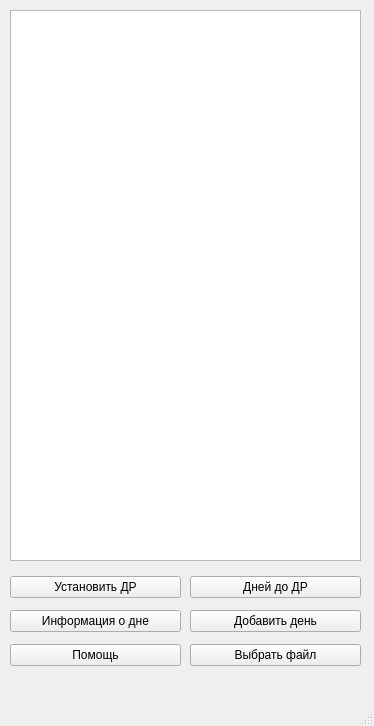
<?xml version="1.0" encoding="UTF-8"?>
<ui version="4.0">
 <class>MainWindow</class>
 <widget class="QMainWindow" name="MainWindow">
  <property name="geometry">
   <rect>
    <x>0</x>
    <y>0</y>
    <width>374</width>
    <height>726</height>
   </rect>
  </property>
  <property name="windowTitle">
   <string>MainWindow</string>
  </property>
  <widget class="QWidget" name="centralwidget">
   <widget class="QWidget" name="layoutWidget">
    <property name="geometry">
     <rect>
      <x>10</x>
      <y>10</y>
      <width>351</width>
      <height>551</height>
     </rect>
    </property>
    <layout class="QVBoxLayout" name="verticalLayout">
     <item>
      <widget class="QTableView" name="tableView">
       <property name="font">
        <font>
         <pointsize>10</pointsize>
        </font>
       </property>
       <property name="autoFillBackground">
        <bool>false</bool>
       </property>
       <property name="frameShadow">
        <enum>QFrame::Sunken</enum>
       </property>
       <property name="lineWidth">
        <number>5</number>
       </property>
       <property name="midLineWidth">
        <number>2</number>
       </property>
       <property name="gridStyle">
        <enum>Qt::SolidLine</enum>
       </property>
       <property name="sortingEnabled">
        <bool>false</bool>
       </property>
      </widget>
     </item>
    </layout>
   </widget>
   <widget class="QWidget" name="verticalLayoutWidget">
    <property name="geometry">
     <rect>
      <x>10</x>
      <y>570</y>
      <width>171</width>
      <height>103</height>
     </rect>
    </property>
    <layout class="QVBoxLayout" name="verticalLayout_2">
     <item>
      <widget class="QPushButton" name="birthButton">
       <property name="text">
        <string>Установить ДР</string>
       </property>
      </widget>
     </item>
     <item>
      <widget class="QPushButton" name="infoButton">
       <property name="enabled">
        <bool>true</bool>
       </property>
       <property name="text">
        <string>Информация о дне</string>
       </property>
      </widget>
     </item>
     <item>
      <widget class="QPushButton" name="helpButton">
       <property name="text">
        <string>Помощь</string>
       </property>
      </widget>
     </item>
    </layout>
   </widget>
   <widget class="QWidget" name="verticalLayoutWidget_2">
    <property name="geometry">
     <rect>
      <x>190</x>
      <y>570</y>
      <width>171</width>
      <height>103</height>
     </rect>
    </property>
    <layout class="QVBoxLayout" name="verticalLayout_3">
     <item>
      <widget class="QPushButton" name="daysToBirthButton">
       <property name="text">
        <string>Дней до ДР</string>
       </property>
      </widget>
     </item>
     <item>
      <widget class="QPushButton" name="addDayButton">
       <property name="text">
        <string>Добавить день</string>
       </property>
      </widget>
     </item>
     <item>
      <widget class="QPushButton" name="choseFile">
       <property name="text">
        <string>Выбрать файл</string>
       </property>
      </widget>
     </item>
    </layout>
   </widget>
  </widget>
  <widget class="QMenuBar" name="menubar">
   <property name="geometry">
    <rect>
     <x>0</x>
     <y>0</y>
     <width>374</width>
     <height>25</height>
    </rect>
   </property>
  </widget>
  <widget class="QStatusBar" name="statusbar"/>
 </widget>
 <resources/>
 <connections/>
</ui>
